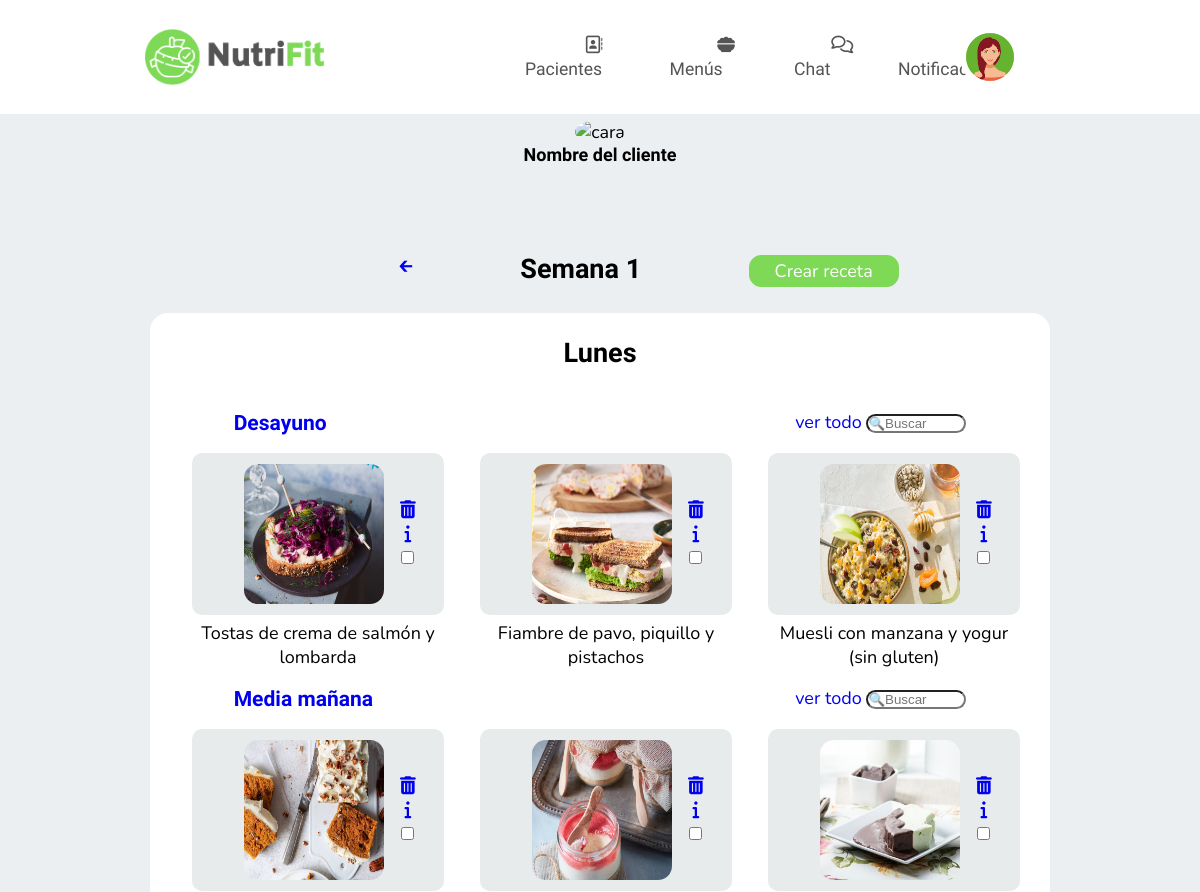
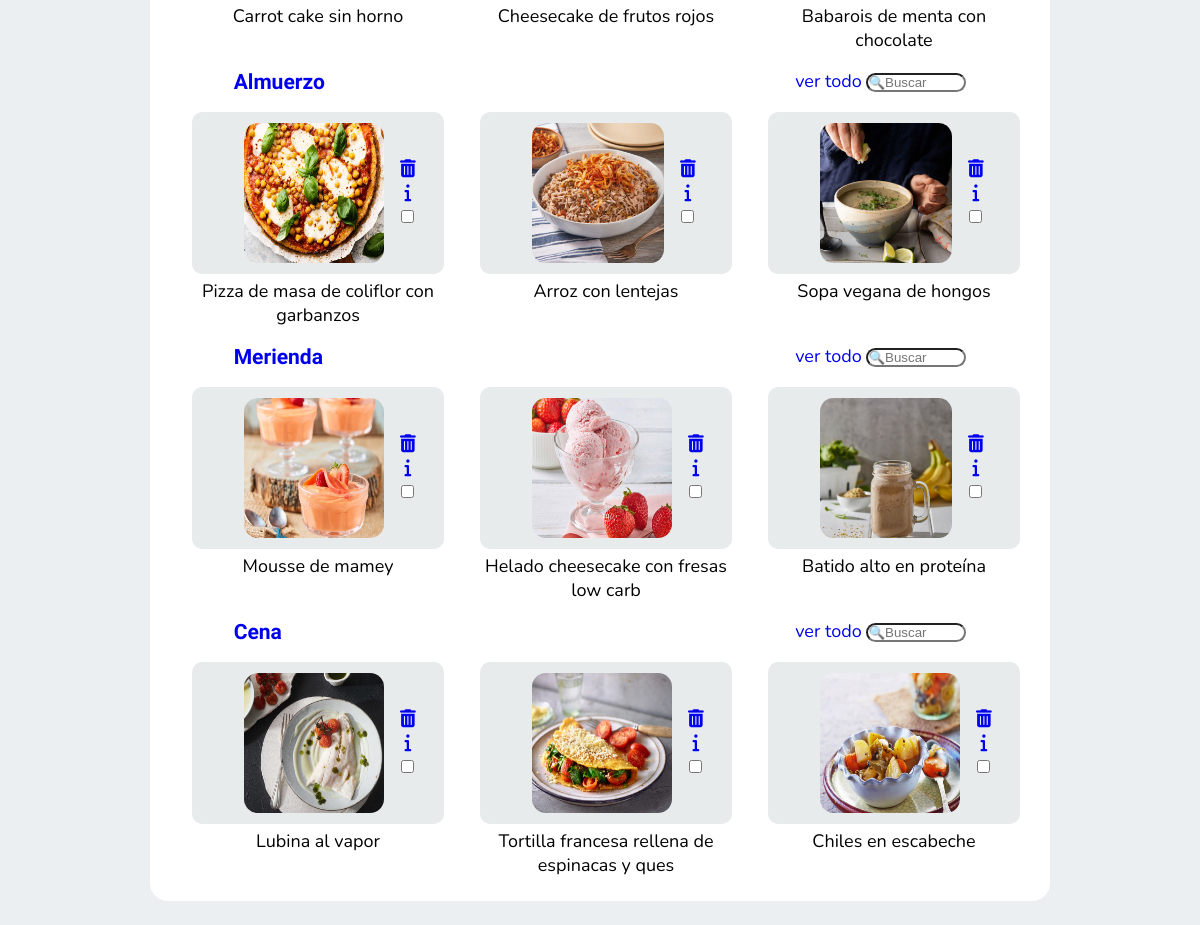
The page /views/menu_semanal_nutri_cliente.php?id=17 (signed in) on the database as committed earlier (2 pictures, top to bottom).
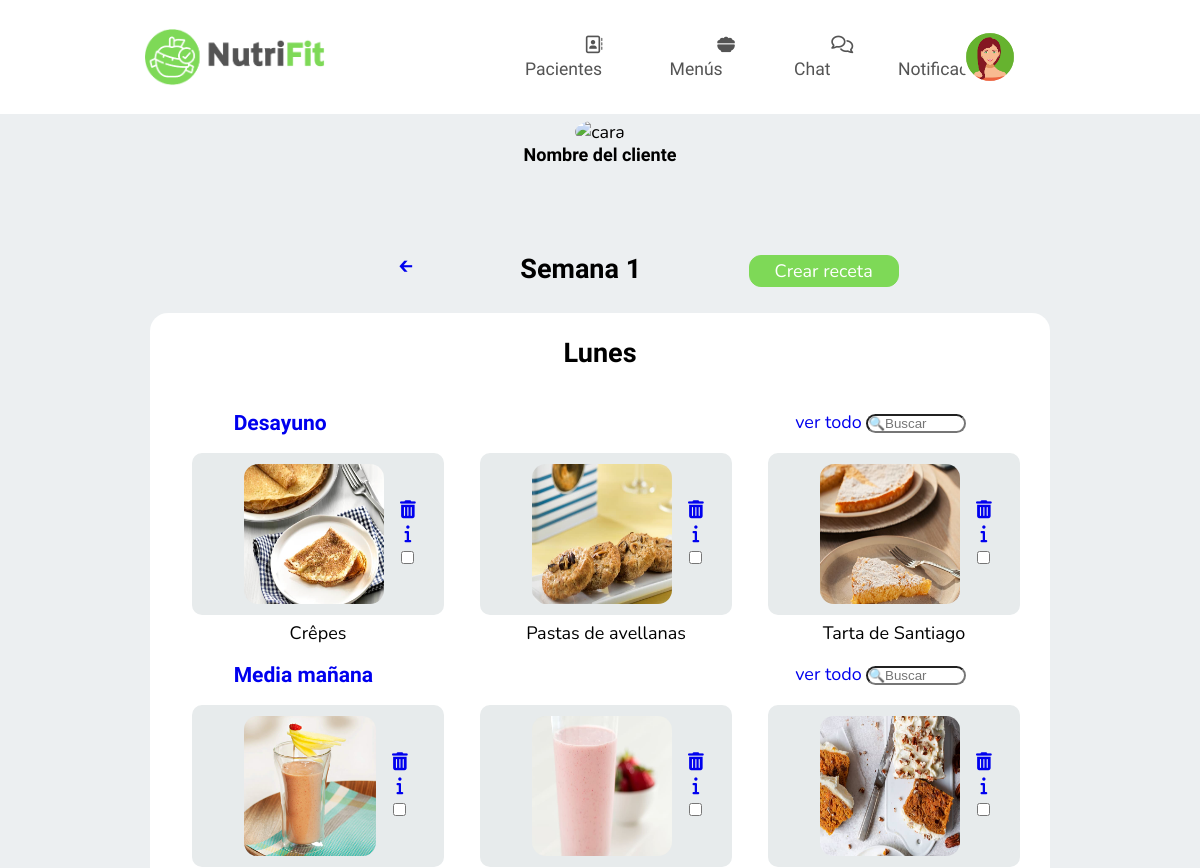
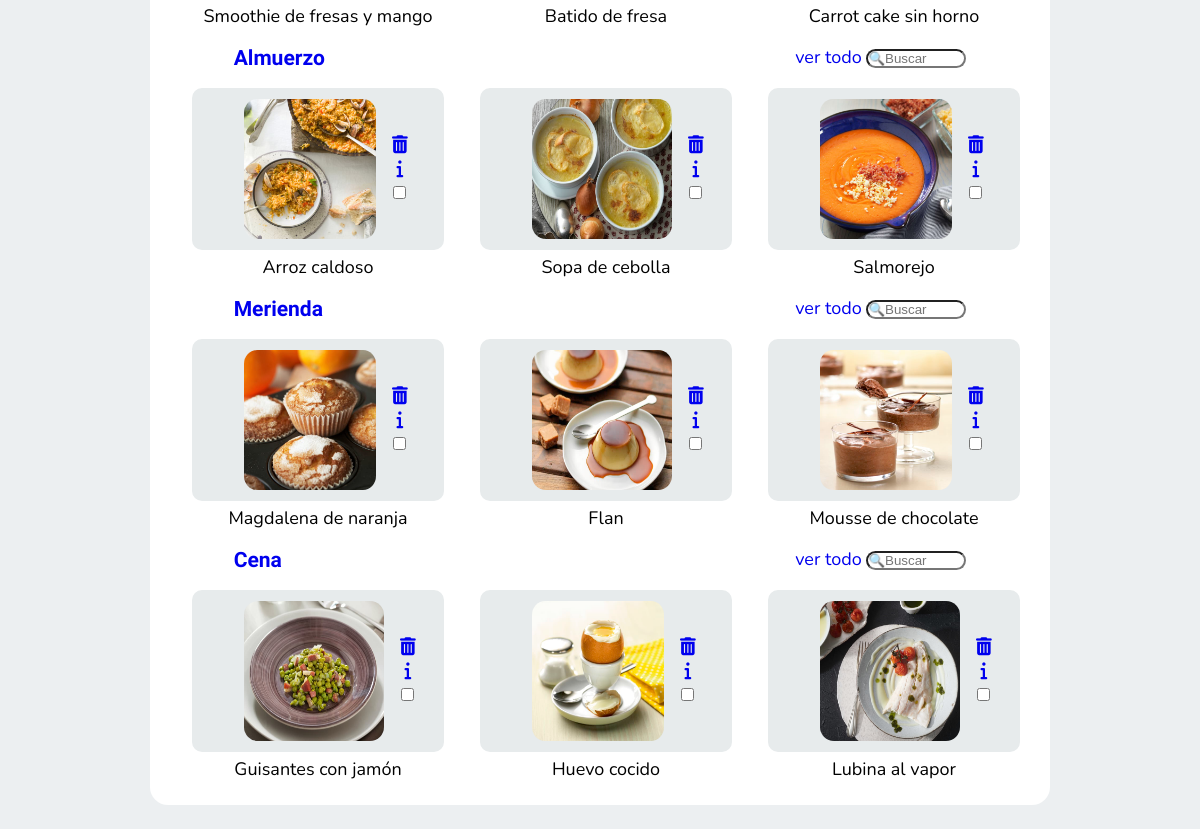
The same page on the database as committed later (2 pictures, top to bottom).
### tables this page shows
CREATE TABLE `receta` (
  `ID` int(11) NOT NULL,
  `nombre_receta` varchar(45) NOT NULL,
  `tiempo_ejecucion` int(100) NOT NULL,
  `complejidad` set('facil','intermedio','complejo') NOT NULL,
  `tipo_comida` set('desayuno','media_mañana','almuerzo','merienda','cena') NOT NULL,
  `ingredientes` text NOT NULL,
  `preparacion` text NOT NULL,
  `calorias` int(3) NOT NULL,
  `carbohidratos` int(3) NOT NULL,
  `proteinas` int(3) NOT NULL,
  `grasas` int(3) NOT NULL,
  `foto` varchar(200) NOT NULL
);

### views/menu_semanal_nutri_cliente.php (the view, shortened to what the changed rows need)
<!DOCTYPE html>
<html lang="en">
<head>
    <link rel="stylesheet" href="../css/style.css">
</head>
<body id="bodyMenuSemanal">
    <br>
    <br>
    <br>
    <br>
    <div class="contBlan3">
    <div class="cabeza2">
        <h2>Semana 1</h2>
    </div>
    </div>
     <br>
    <div class="contBlan2">
        <h2>Lunes</h2>
        <br>
        <div class="carrousel2">
            <?php
                $db = new Database();
                $conexion = $db->connect();
                $sql=$conexion->query("select * from receta where tipo_comida='desayuno' ORDER BY id DESC
                LIMIT 3");
                while ($datos = $sql->fetchObject()){ ?>
                    <div class="elemento">
                        <div class="plato2">
                        <img id="imgNombreComidas" src="<?= $datos->foto?>" alt="">
                            <div id="check">
                                <a href="menu_semanal_nutri_cliente.php?ID=<?= $datos->ID ?>"><i class="fa-solid fa-trash-can"></i></a>
                                <a href="receta_plato_nutricionista.php?ID=<?= $datos->ID ?>" id="dietacliente"><i class="fa-solid fa-info"></i></a>
                                <input type="checkbox" id="dietaclientein">
                            </div>
                        </div>
                        <p><?= $datos->nombre_receta?></p>
                    </div>
                    <?php }
                    ?>
        </div>
        <div class="carrousel2">
                <?php
                $db = new Database();
                $conexion = $db->connect();
                $sql=$conexion->query("select * from receta where tipo_comida='media_mañana' ORDER BY id DESC
                LIMIT 3");
                while ($datos = $sql->fetchObject()){ ?>
                    <div class="elemento">
                        <div class="plato2">
                        <img id="imgNombreComidas" src="<?= $datos->foto?>" alt="">
                            <div id="check">
                                <a href="menu_semanal_nutri_cliente.php?ID=<?= $datos->ID ?>"><i class="fa-solid fa-trash-can"></i></a>
                                <a a href="receta_plato_nutricionista.php?ID=<?= $datos->ID ?>" id="dietacliente"><i class="fa-solid fa-info"></i></a>
                                <input type="checkbox" id="dietaclientein">
                            </div>
                        </div>
                        <p><?= $datos->nombre_receta?></p>
                    </div>
                    <?php }
                    ?>
        </div>
        <div class="carrousel2">
                 <?php
                $db = new Database();
                $conexion = $db->connect();
                $sql=$conexion->query("select * from receta where tipo_comida='almuerzo' ORDER BY id DESC
                LIMIT 3");
                while ($datos = $sql->fetchObject()){ ?>
                    <div class="elemento">
                        <div class="plato2">
                        <img id="imgNombreComidas" src="<?= $datos->foto?>" alt="">
                            <div id="check">
                                <a href="menu_semanal_nutri_cliente.php?ID=<?= $datos->ID ?>"><i class="fa-solid fa-trash-can"></i></a>
                                <a a href="receta_plato_nutricionista.php?ID=<?= $datos->ID ?>" id="dietacliente"><i class="fa-solid fa-info"></i></a>
                                <input type="checkbox" id="dietaclientein">
                            </div>
                        </div>
                        <p><?= $datos->nombre_receta?></p>
                    </div>
                    <?php }
                    ?>
        </div>
        <div class="carrousel2">
                 <?php
                $db = new Database();
                $conexion = $db->connect();
                $sql=$conexion->query("select * from receta where tipo_comida='merienda' ORDER BY id DESC
                LIMIT 3");
                while ($datos = $sql->fetchObject()){ ?>
                    <div class="elemento">
                        <div class="plato2">
                        <img id="imgNombreComidas" src="<?= $datos->foto?>" alt="">
                            <div id="check">
                                <a href="menu_semanal_nutri_cliente.php?ID=<?= $datos->ID ?>"><i class="fa-solid fa-trash-can"></i></a>
                                <a a href="receta_plato_nutricionista.php?ID=<?= $datos->ID ?>" id="dietacliente"><i class="fa-solid fa-info"></i></a>
                                <input type="checkbox" id="dietaclientein">
                            </div>
                        </div>
                        <p><?= $datos->nombre_receta?></p>
                    </div>
                    <?php }
                    ?>
        </div>
        <div class="carrousel2">
                <?php
                $db = new Database();
                $conexion = $db->connect();
                $sql=$conexion->query("select * from receta where tipo_comida='cena' ORDER BY id DESC LIMIT 3");
                while ($datos = $sql->fetchObject()){ ?>
                    <div class="elemento">
                        <div class="plato2">
                        <img id="imgNombreComidas" src="<?= $datos->foto?>" alt="">
                            <div id="check">
                                <a href="menu_semanal_nutri_cliente.php?ID=<?= $datos->ID ?>"><i class="fa-solid fa-trash-can"></i></a>
                                <a a href="receta_plato_nutricionista.php?ID=<?= $datos->ID ?>" id="dietacliente"><i class="fa-solid fa-info"></i></a>
                                <input type="checkbox" id="dietaclientein">
                            </div>
                        </div>
                        <p><?= $datos->nombre_receta?></p>
                    </div>
                    <?php }
                    ?>
        </div>
    </div>
</body>
</html>

Rows that differ between the two databases and show on the page:
no longer on this page (row unchanged): receta: foto (picture), nombre_receta "Tostas de crema de salmón y lombarda", shown under "Desayuno"
no longer on this page (row unchanged): receta: foto (picture), nombre_receta "Fiambre de pavo, piquillo y pistachos", shown under "Desayuno"
no longer on this page (row unchanged): receta: foto (picture), nombre_receta "Muesli con manzana y yogur (sin gluten)", shown under "Desayuno"
no longer on this page (row unchanged): receta: foto (picture), nombre_receta "Cheesecake de frutos rojos", shown under "Media mañana"
no longer on this page (row unchanged): receta: foto (picture), nombre_receta "Babarois de menta con chocolate", shown under "Media mañana"
no longer on this page (row unchanged): receta: foto (picture), nombre_receta "Pizza de masa de coliflor con garbanzos", shown under "Almuerzo"
no longer on this page (row unchanged): receta: foto (picture), nombre_receta "Arroz con lentejas", shown under "Almuerzo"
no longer on this page (row unchanged): receta: foto (picture), nombre_receta "Sopa vegana de hongos", shown under "Almuerzo"
no longer on this page (row unchanged): receta: foto (picture), nombre_receta "Mousse de mamey", shown under "Merienda"
no longer on this page (row unchanged): receta: foto (picture), nombre_receta "Helado cheesecake con fresas low carb", shown under "Merienda"
no longer on this page (row unchanged): receta: foto (picture), nombre_receta "Batido alto en proteína", shown under "Merienda"
no longer on this page (row unchanged): receta: foto (picture), nombre_receta "Tortilla francesa rellena de espinacas y ques", shown under "Cena"
no longer on this page (row unchanged): receta: foto (picture), nombre_receta "Chiles en escabeche", shown under "Cena"
added receta: foto (picture), nombre_receta "Crêpes", shown under "Desayuno"
added receta: foto (picture), nombre_receta "Pastas de avellanas", shown under "Desayuno"
added receta: foto (picture), nombre_receta "Tarta de Santiago", shown under "Desayuno"
added receta: foto (picture), nombre_receta "Smoothie de fresas y mango", shown under "Media mañana"
added receta: foto (picture), nombre_receta "Batido de fresa", shown under "Media mañana"
added receta: foto (picture), nombre_receta "Arroz caldoso", shown under "Almuerzo"
added receta: foto (picture), nombre_receta "Sopa de cebolla", shown under "Almuerzo"
added receta: foto (picture), nombre_receta "Salmorejo", shown under "Almuerzo"
added receta: foto (picture), nombre_receta "Magdalena de naranja", shown under "Merienda"
added receta: foto (picture), nombre_receta "Flan", shown under "Merienda"
added receta: foto (picture), nombre_receta "Mousse de chocolate", shown under "Merienda"
added receta: foto (picture), nombre_receta "Guisantes con jamón", shown under "Cena"
added receta: foto (picture), nombre_receta "Huevo cocido", shown under "Cena"
